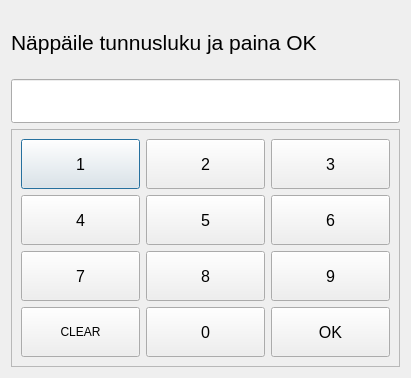
<?xml version="1.0" encoding="UTF-8"?>
<ui version="4.0">
 <class>pinwindow</class>
 <widget class="QDialog" name="pinwindow">
  <property name="geometry">
   <rect>
    <x>0</x>
    <y>0</y>
    <width>411</width>
    <height>378</height>
   </rect>
  </property>
  <property name="windowTitle">
   <string>Anna PIN</string>
  </property>
  <layout class="QVBoxLayout" name="verticalLayout_2">
   <item>
    <widget class="QLabel" name="label">
     <property name="font">
      <font>
       <pointsize>16</pointsize>
      </font>
     </property>
     <property name="text">
      <string>Näppäile tunnusluku ja paina OK</string>
     </property>
    </widget>
   </item>
   <item>
    <widget class="QLineEdit" name="lineEdit">
     <property name="font">
      <font>
       <family>Segoe UI</family>
       <pointsize>24</pointsize>
      </font>
     </property>
    </widget>
   </item>
   <item>
    <widget class="QFrame" name="frame">
     <property name="frameShape">
      <enum>QFrame::StyledPanel</enum>
     </property>
     <property name="frameShadow">
      <enum>QFrame::Raised</enum>
     </property>
     <layout class="QGridLayout" name="gridLayout">
      <item row="0" column="0">
       <widget class="QPushButton" name="num1Button">
        <property name="minimumSize">
         <size>
          <width>0</width>
          <height>50</height>
         </size>
        </property>
        <property name="font">
         <font>
          <pointsize>12</pointsize>
         </font>
        </property>
        <property name="text">
         <string>1</string>
        </property>
       </widget>
      </item>
      <item row="2" column="2">
       <widget class="QPushButton" name="num9Button">
        <property name="minimumSize">
         <size>
          <width>0</width>
          <height>50</height>
         </size>
        </property>
        <property name="font">
         <font>
          <pointsize>12</pointsize>
         </font>
        </property>
        <property name="text">
         <string>9</string>
        </property>
       </widget>
      </item>
      <item row="2" column="0">
       <widget class="QPushButton" name="num7Button">
        <property name="minimumSize">
         <size>
          <width>0</width>
          <height>50</height>
         </size>
        </property>
        <property name="font">
         <font>
          <pointsize>12</pointsize>
         </font>
        </property>
        <property name="text">
         <string>7</string>
        </property>
       </widget>
      </item>
      <item row="1" column="1">
       <widget class="QPushButton" name="num5Button">
        <property name="minimumSize">
         <size>
          <width>0</width>
          <height>50</height>
         </size>
        </property>
        <property name="font">
         <font>
          <pointsize>12</pointsize>
         </font>
        </property>
        <property name="text">
         <string>5</string>
        </property>
       </widget>
      </item>
      <item row="1" column="2">
       <widget class="QPushButton" name="num6Button">
        <property name="minimumSize">
         <size>
          <width>0</width>
          <height>50</height>
         </size>
        </property>
        <property name="font">
         <font>
          <pointsize>12</pointsize>
         </font>
        </property>
        <property name="text">
         <string>6</string>
        </property>
       </widget>
      </item>
      <item row="2" column="1">
       <widget class="QPushButton" name="num8Button">
        <property name="minimumSize">
         <size>
          <width>0</width>
          <height>50</height>
         </size>
        </property>
        <property name="font">
         <font>
          <pointsize>12</pointsize>
         </font>
        </property>
        <property name="text">
         <string>8</string>
        </property>
       </widget>
      </item>
      <item row="0" column="2">
       <widget class="QPushButton" name="num3Button">
        <property name="minimumSize">
         <size>
          <width>0</width>
          <height>50</height>
         </size>
        </property>
        <property name="font">
         <font>
          <pointsize>12</pointsize>
         </font>
        </property>
        <property name="text">
         <string>3</string>
        </property>
       </widget>
      </item>
      <item row="0" column="1">
       <widget class="QPushButton" name="num2Button">
        <property name="minimumSize">
         <size>
          <width>0</width>
          <height>50</height>
         </size>
        </property>
        <property name="font">
         <font>
          <pointsize>12</pointsize>
         </font>
        </property>
        <property name="text">
         <string>2</string>
        </property>
       </widget>
      </item>
      <item row="1" column="0">
       <widget class="QPushButton" name="num4Button">
        <property name="minimumSize">
         <size>
          <width>0</width>
          <height>50</height>
         </size>
        </property>
        <property name="font">
         <font>
          <pointsize>12</pointsize>
         </font>
        </property>
        <property name="text">
         <string>4</string>
        </property>
       </widget>
      </item>
      <item row="3" column="1">
       <widget class="QPushButton" name="num0Button">
        <property name="minimumSize">
         <size>
          <width>0</width>
          <height>50</height>
         </size>
        </property>
        <property name="font">
         <font>
          <pointsize>12</pointsize>
         </font>
        </property>
        <property name="text">
         <string>0</string>
        </property>
       </widget>
      </item>
      <item row="3" column="2">
       <widget class="QPushButton" name="okButton">
        <property name="minimumSize">
         <size>
          <width>0</width>
          <height>50</height>
         </size>
        </property>
        <property name="font">
         <font>
          <pointsize>12</pointsize>
         </font>
        </property>
        <property name="text">
         <string>OK</string>
        </property>
       </widget>
      </item>
      <item row="3" column="0">
       <widget class="QPushButton" name="clearButton">
        <property name="minimumSize">
         <size>
          <width>0</width>
          <height>50</height>
         </size>
        </property>
        <property name="text">
         <string>CLEAR</string>
        </property>
       </widget>
      </item>
     </layout>
    </widget>
   </item>
  </layout>
 </widget>
 <resources/>
 <connections/>
</ui>
